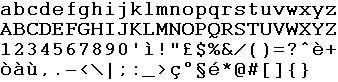
%> input picture trunk/matlab/basel/chars.bmp, 338 x 82 px
$ octave --eval "result = niceEdge2(imread('../basel/chars.bmp'));"   (GNU Octave 9; MATLAB toolbox functions it lacks are replaced by stand-ins)
%> lines starting %> are read from the running program, lines starting %| are printed output that depends on the picture; in (x1, y1, x2, y2) boxes, pixels count from 0 and x2, y2 are one past the last pixel; in counts of white or black regions, pixels touching at a corner belong together; the program's own positions count from 1
### trunk/matlab/cvpr2010/canny.m
% CANNY - Canny edge detection
%
% Function to perform Canny edge detection. Code uses modifications as
% suggested by Fleck (IEEE PAMI No. 3, Vol. 14. March 1992. pp 337-345)
%
% Usage: [gradient or] = canny(im, sigma)
%
% Arguments:   im    - image to be procesed
%              sigma - standard deviation of Gaussian smoothing filter
%                      (typically 1)
%
% Returns:     gradient - edge strength image (gradient amplitude)
%              or       - orientation image (in degrees 0-180, positive
%                         anti-clockwise)
%
% See also:  NONMAXSUP, HYSTHRESH

% Copyright (c) 1999-2003 Peter Kovesi
% School of Computer Science & Software Engineering
% The University of Western Australia
% http://www.csse.uwa.edu.au/
%
% Permission is hereby granted, free of charge, to any person obtaining a copy
% of this software and associated documentation files (the "Software"), to deal
% in the Software without restriction, subject to the following conditions:
%
% The above copyright notice and this permission notice shall be included in all
% copies or substantial portions of the Software.
%
% The Software is provided "as is", without warranty of any kind.

% April 1999    Original version
% January 2003  Error in calculation of d2 corrected

function [gradient, or] = canny(im, sigma)
%> called with sigma = 1

[rows, cols] = size(im);
%> rows = 82; cols = 338
im = double(im);         % Ensure double
%> im: size 82x338 double; values 0 (black) and 1 (white), 84.6% white; black in thin lines or dots

hsize = [6*sigma+1, 6*sigma+1];   % The filter size.

gaussian = fspecial('gaussian',hsize,sigma);
im = filter2(gaussian,im);        % Smoothed image.
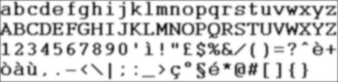
%> im: size 82x338 double; min 0.0938, max 1, mean 0.835

h =  [  im(:,2:cols)  zeros(rows,1) ] - [  zeros(rows,1)  im(:,1:cols-1)  ];
v =  [  im(2:rows,:); zeros(1,cols) ] - [  zeros(1,cols); im(1:rows-1,:)  ];
d1 = [  im(2:rows,2:cols) zeros(rows-1,1); zeros(1,cols) ] - ...
                               [ zeros(1,cols); zeros(rows-1,1) im(1:rows-1,1:cols-1)  ];
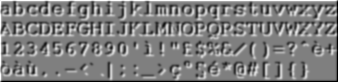
%> d1: size 82x338 double; min -0.942, max 0.942, mean 0.00018; drawn with min black and max white
d2 = [  zeros(1,cols); im(1:rows-1,2:cols) zeros(rows-1,1);  ] - ...
                               [ zeros(rows-1,1) im(2:rows,1:cols-1); zeros(1,cols)   ];
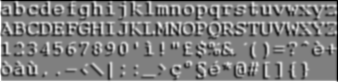
%> d2: size 82x338 double; min -0.942, max 0.942, mean 8.19e-05; drawn with min black and max white

X = h + (d1 + d2)/2.0;
Y = v + (d1 - d2)/2.0;

gradient = sqrt(X.*X + Y.*Y); % Gradient amplitude.
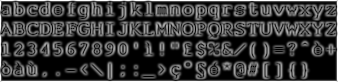
%> gradient: size 82x338 double; min 0, max 1.88, mean 0.423; drawn with min black and max white

or = atan2(-Y, X);            % Angles -pi to + pi.
neg = or<0;                   % Map angles to 0-pi.
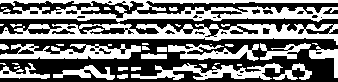
%> neg: size 82x338 logical; 46.6% white; 36 white regions (15 under 20 px), largest, box (x1, y1, x2, y2) and area: (0, 0, 338, 22) 3934, (0, 23, 338, 45) 3444, (0, 44, 141, 59) 1287
or = or.*~neg + (or+pi).*neg;
or = or*180/pi;               % Convert to degrees.
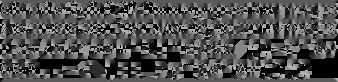
%> or: size 82x338 double; min 0, max 180, mean 80.5

keyboard;

### trunk/matlab/cvpr2010/niceEdge2.m
function E4 = niceEdge2(I)

CANNYSIGMA = 1;
CANNYTHRESH = 14;
MINAREA = 90;


E = canny(I, CANNYSIGMA);

E2 = E > CANNYTHRESH;
%> E2: size 82x338 logical; every value is 0

%E = canny(I, 1); E2 = E > 14;  imagesc(bwmorph(E2, 'erode'));

E2 = bwmorph(E2, 'erode');

%imagesc(E2);
%keyboard;
%L = bwlabel(E > CANNYTHRESH);
%STATS = regionprops(logical(E2), 'PixelIdxList', 'Area');
STATS = regionprops(bwlabel(logical(E2)), 'PixelIdxList', 'Area');
%> STATS = 0 regions

for l = 1:length(STATS)
if STATS(l).Area < MINAREA;
E2(STATS(l).PixelIdxList) = 0;
%disp(['killed region ' num2str(l)]);
end
end
%> this loop made 0 passes

%keyboard;

E3 = bwmorph(E2, 'thin', Inf);
E4 = bwmorph(E3, 'diag');
% add edges on the frames
E4(1:size(E4,1),1) = 1;
%> E4: size 82x338 logical; 0.3% white in thin lines or dots, all inside (x1, y1, x2, y2) = (0, 0, 1, 82)
E4(1:size(E4,1),2) = 1;
%> E4: size 82x338 logical; 0.59% white; 1 white region, box (x1, y1, x2, y2) and area: (0, 0, 2, 82) 164
E4(1:size(E4,1),size(E4,2)) = 1;
%> E4: size 82x338 logical; 0.89% white; 2 white regions, box (x1, y1, x2, y2) and area: (0, 0, 2, 82) 164, (337, 0, 338, 82) 82
E4(1:size(E4,1),size(E4,2)-1) = 1;

E4(1,1:size(E4,2)) = 1;
E4(2,1:size(E4,2)) = 1;
E4(size(E4,1),  1:size(E4,2)) = 1;
E4(size(E4,1)-1,1:size(E4,2)) = 1;
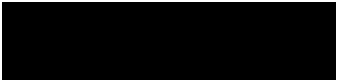
%> E4: size 82x338 logical; 6% white; 1 white region, box (x1, y1, x2, y2) and area: (0, 0, 338, 82) 1664

%E4 = E2;
